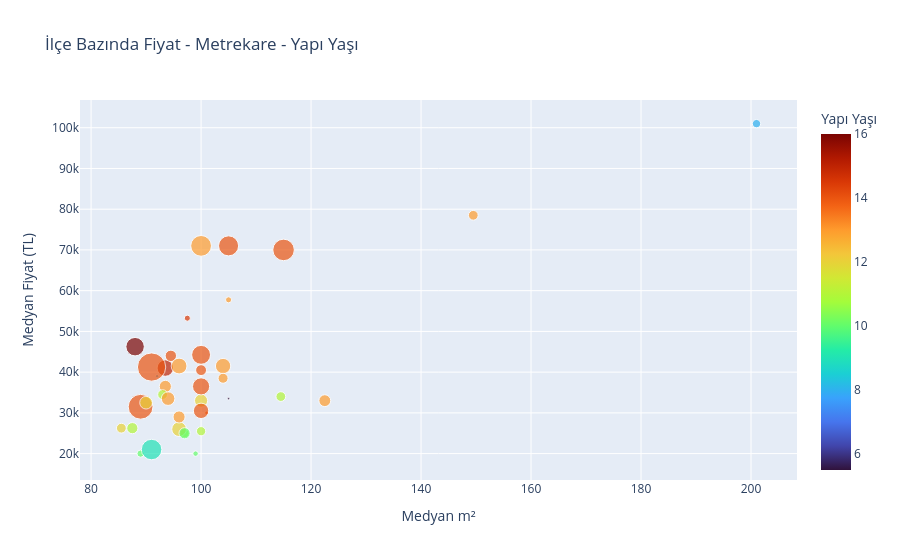

Notebook source saved alongside this figure:
### Code cell
# İlçe Bazında Fiyat + Metrekare + Yapı Yaşı
ilce_ozet = df.groupby('Ilce').agg(
    Fiyat      = ('Fiyat', 'median'),
    Metrekare  = ('Metrekare', 'median'),
    YapiYasi   = ('Yapı Yaşı', 'median'),
    Adet       = ('Fiyat', 'count')
).reset_index()

fig = px.scatter(ilce_ozet,
                 x='Metrekare', y='Fiyat',
                 size='Adet',
                 color='YapiYasi',
                 color_continuous_scale='turbo',
                 hover_name='Ilce',
                 title='İlçe Bazında Fiyat - Metrekare - Yapı Yaşı',
                 labels={
                     'Fiyat'     : 'Ortalama Fiyat (TL)',
                     'Metrekare' : 'Ortalama m²',
                     'YapiYasi'  : 'Yapı Yaşı',
                     'Adet'      : 'İlan Sayısı'
                 })
fig.show()

### Figure 1 — Plotly figure (JSON) as saved in the notebook; plotly's stock layout.template omitted (floating-point values rounded to 4 significant figures)
{"data": [{"hovertemplate": "<b>%{hovertext}</b><br><br>Medyan m²=%{x}<br>Medyan Fiyat (TL)=%{y}<br>İlan Sayısı=%{marker.size}<br>Yapı Yaşı=%{marker.color}<extra></extra>", "hovertext": ["Adalar", "Arnavutköy", "Ataşehir", "Avcılar", "Bahçelievler", "Bakırköy", "Bayrampaşa", "Bağcılar", "Başakşehir", "Beykoz", "Beylikdüzü", "Beyoğlu", "Beşiktaş", "Büyükçekmece", "Esenler", "Esenyurt", "Eyüpsultan", "Fatih", "Gaziosmanpaşa", "Güngören", "Kadıköy", "Kartal", "Kağıthane", "Küçükçekmece", "Maltepe", "Pendik", "Sancaktepe", "Sarıyer", "Silivri", "Sultanbeyli", "Sultangazi", "Tuzla", "Zeytinburnu", "Çatalca", "Çekmeköy", "Ümraniye", "Üsküdar", "Şile", "Şişli"], "legendgroup": "", "marker": {"color": [13.0, 11.0, 15.0, 12.0, 13.0, 13.0, 8.0, 12.0, 13.0, 13.0, 13.0, 16.0, 13.0, 11.0, 10.0, 9.0, 14.0, 11.0, 11.0, 14.0, 14.0, 14.0, 14.0, 12.0, 13.0, 14.0, 12.0, 14.0, 11.0, 10.0, 10.0, 13.0, 14.5, 5.5, 13.0, 14.0, 14.0, 8.0, 14.0], "coloraxis": "coloraxis", "size": [46, 99, 338, 214, 184, 118, 15, 120, 293, 125, 176, 424, 537, 118, 65, 523, 162, 156, 119, 17, 501, 148, 766, 201, 310, 296, 270, 579, 107, 157, 37, 183, 46, 8, 231, 367, 446, 86, 996], "sizemode": "area", "sizeref": 2.49, "symbol": "circle"}, "mode": "markers", "name": "", "orientation": "v", "showlegend": false, "type": "scatter", "x": [105.0, 97.0, 93.5, 100.0, 93.5, 149.5, 92.0, 85.5, 104.0, 104.0, 122.5, 88.0, 100.0, 114.5, 89.0, 91.0, 94.5, 87.5, 93.0, 101.0, 105.0, 100.0, 89.0, 90.0, 96.0, 100.0, 96.0, 115.0, 100.0, 97.0, 99.0, 96.0, 97.5, 105.0, 94.0, 100.0, 100.0, 201.0, 91.0], "xaxis": "x", "y": [57750.0, 25000.0, 41000.0, 33000.0, 36500.0, 78500.0, 39000.0, 26250.0, 41500.0, 38500.0, 33000.0, 46250.0, 71000.0, 34000.0, 20000.0, 21000.0, 44000.0, 26250.0, 34500.0, 30000.0, 71000.0, 40500.0, 31500.0, 32500.0, 41500.0, 30500.0, 26000.0, 70000.0, 25500.0, 25000.0, 20000.0, 29000.0, 53250.0, 33500.0, 33500.0, 36500.0, 44250.0, 101000.0, 41250.0], "yaxis": "y"}], "layout": {"coloraxis": {"colorbar": {"title": {"text": "Yapı Yaşı"}}, "colorscale": [[0, "#30123b"], [0.07143, "#4145ab"], [0.1429, "#4675ed"], [0.2143, "#39a2fc"], [0.2857, "#1bcfd4"], [0.3571, "#24eca6"], [0.4286, "#61fc6c"], [0.5, "#a4fc3b"], [0.5714, "#d1e834"], [0.6429, "#f3c63a"], [0.7143, "#fe9b2d"], [0.7857, "#f36315"], [0.8571, "#d93806"], [0.9286, "#b11901"], [1, "#7a0402"]]}, "legend": {"itemsizing": "constant", "tracegroupgap": 0}, "title": {"text": "İlçe Bazında Fiyat - Metrekare - Yapı Yaşı"}, "xaxis": {"anchor": "y", "domain": [0, 1], "title": {"text": "Medyan m²"}}, "yaxis": {"anchor": "x", "domain": [0, 1], "title": {"text": "Medyan Fiyat (TL)"}}}}
